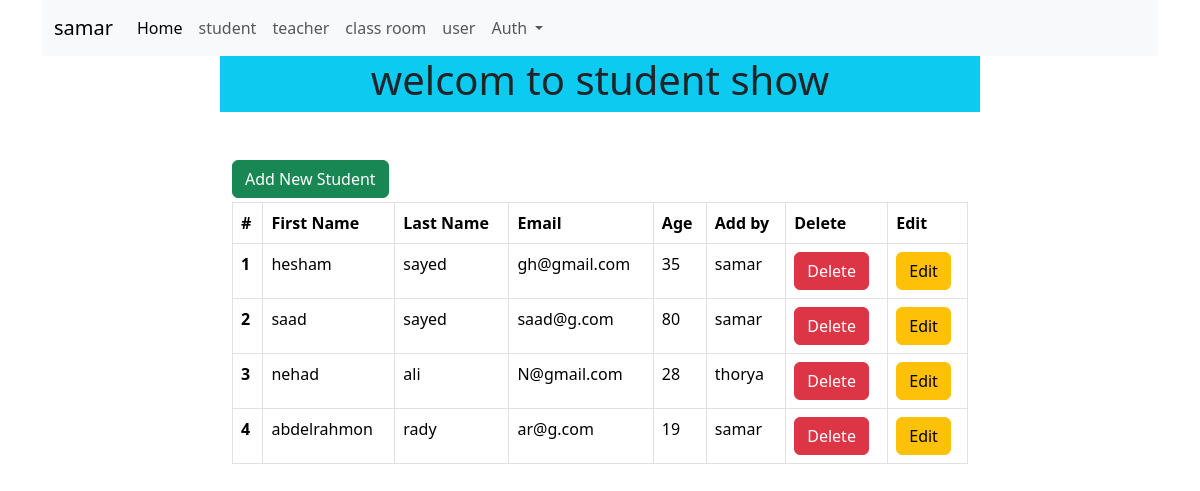
Page /student/index.php (signed in) on the committed database.
### tables this page shows
CREATE TABLE `student_info` (
  `id` int(11) NOT NULL,
  `first_name` varchar(250) NOT NULL,
  `last_name` varchar(250) NOT NULL,
  `email` varchar(250) NOT NULL,
  `age` int(11) NOT NULL,
  `user_id` int(11) NOT NULL
);

CREATE TABLE `users` (
  `id` int(11) NOT NULL,
  `user_name` varchar(250) NOT NULL,
  `email` varchar(250) NOT NULL,
  `password` varchar(250) NOT NULL
);

### Connect.php (called while the page is built, shortened)
<?php
class Connect
{
    private $conn;
    public function __construct()
    {
        $this->conn = mysqli_connect(self::host_name, self::user_name, self::password, self::db, self::port);
    }
    public function select(string $tableName)
    {
        $s = "SELECT * FROM $tableName";
        $rows = $this->conn->query($s);
        if ($rows->num_rows > 0) {
            $data = $rows->fetch_all(MYSQLI_ASSOC);
            return $data;
        }
        return [];
    }
    public function selectOne($tableNmae, $id): array
    {
        $s = "select * from $tableNmae where id = $id  limit 1";
        $row = $this->conn->query($s);
        if ($row->num_rows > 0) {
            $data = $row->fetch_assoc();
            return $data;
        }
        return [];
    }
}

### student/index.php (the view, shortened to what this page needs)
<?php
include_once "../Connect.php";
$conect = new Connect();
$studentData = $conect->select("student_info");
include_once "../header.php";
?>
        <div class="row justify-content-center">
            <div class="col-8 bg-info">
                <h1 style="text-align: center;">welcom to student show</h1>
            </div>
        </div>
        <div class="row justify-content-center mt-5">
            <div class="col-8">
                <a class="btn btn-success" href="\school_managment_NTI\student\add.php">Add New Student</a>
                <table class="table table-bordered mt-1">
                    <thead>
                        <tr>
                            <th scope="col">#</th>
                            <th scope="col">First Name</th>
                            <th scope="col">Last Name</th>
                            <th scope="col">Email</th>
                            <th scope="col">Age</th>
                            <th scope="col">Add by</th>
                            <th scope="col">Delete</th>
                            <th scope="col">Edit</th>
                        </tr>
                    </thead>
                    <tbody>
                        <?php
                        foreach ($studentData as $key => $value) { ?>
                            <tr>
                                <th scope="row"><?= $key + 1 ?></th>
                                <td><?= $value['first_name'] ?></td>
                                <td><?= $value['last_name'] ?></td>
                                <td><?= $value['email'] ?></td>
                                <td><?= $value['age'] ?></td>
                                <td><?= @$conect->selectOne('users',$value['user_id'])['user_name'] ?></td>
                                <td>
                                    <form method="POST" onsubmit="return confirm('are you sure to delete student')">
                                        <input type="submit" class="btn btn-danger" value="Delete">
                                    </form>
                                </td>
                                <td>
                                    <a class="btn btn-warning" href="\school_managment_NTI\student\edit.php?id=<?= $value['id'] ?>">Edit</a>
                                </td>
                            </tr>
                        <?php
                        } ?>
                    </tbody>
                </table>
            </div>
        </div>
    <?php
    include_once '../footer.php'
    ?>

### header.php (shortened to what this page needs)
<!DOCTYPE html>
<html lang="en">
<head>
    <link rel="stylesheet" href="/school_managment_NTI/assets/style/bootstrap.min.css">
</head>
<body>
    <div class="container">
        <nav class="navbar navbar-expand-lg navbar-light bg-light">
            <div class="container-fluid">
                <a class="navbar-brand" href="/school_managment_NTI"><?php print isset($_SESSION['userName'])?$_SESSION['userName']:"School Management" ?></a>
                <div class="collapse navbar-collapse" id="navbarSupportedContent">
                    <ul class="navbar-nav me-auto mb-2 mb-lg-0">
                        <li class="nav-item">
                            <a class="nav-link active" aria-current="page" href="/school_managment_NTI">Home</a>
                        </li>
                        <?php
                        if (isset($_SESSION['userName'])) {
                        ?>
                            <li class="nav-item">
                                <a class="nav-link" href="/school_managment_NTI/student">student</a>
                            </li>
                            <li class="nav-item">
                                <a class="nav-link" href="/school_managment_NTI/teacher">teacher</a>
                            </li>
                            <li class="nav-item">
                                <a class="nav-link" href="/school_managment_NTI/class_room">class room</a>
                            </li>
                        <?php }
                        ?>
                        <li class="nav-item">
                            <a class="nav-link" href="/school_managment_NTI/users">user</a>
                        </li>
                        <li class="nav-item dropdown">
                            <a class="nav-link dropdown-toggle" href="#" id="navbarDropdown" role="button" data-bs-toggle="dropdown" aria-expanded="false">
                                Auth
                            </a>
                        </li>
                    </ul>
                </div>
            </div>
        </nav>

### footer.php (shortened to what this page needs)
    </div>
</body>
</html>

### rows in the picture
student_info: first_name "hesham", last_name "sayed", email "gh@gmail.com", age "35", user.user_name "samar"
student_info: first_name "saad", last_name "sayed", email "saad@g.com", age "80", user.user_name "samar"
student_info: first_name "nehad", last_name "ali", email "N@gmail.com", age "28", user.user_name "thorya"
student_info: first_name "abdelrahmon", last_name "rady", email "ar@g.com", age "19", user.user_name "samar"

### other values in the picture
$_SESSION['userName'] "samar"
